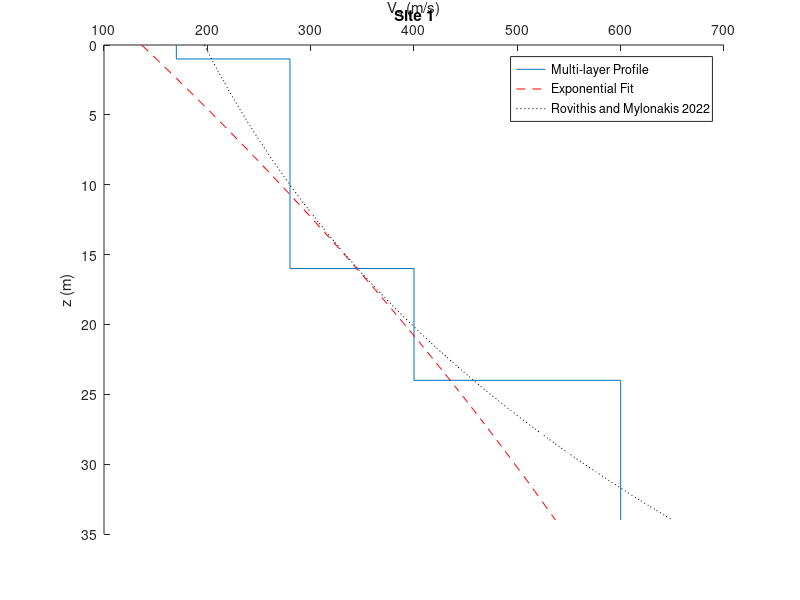
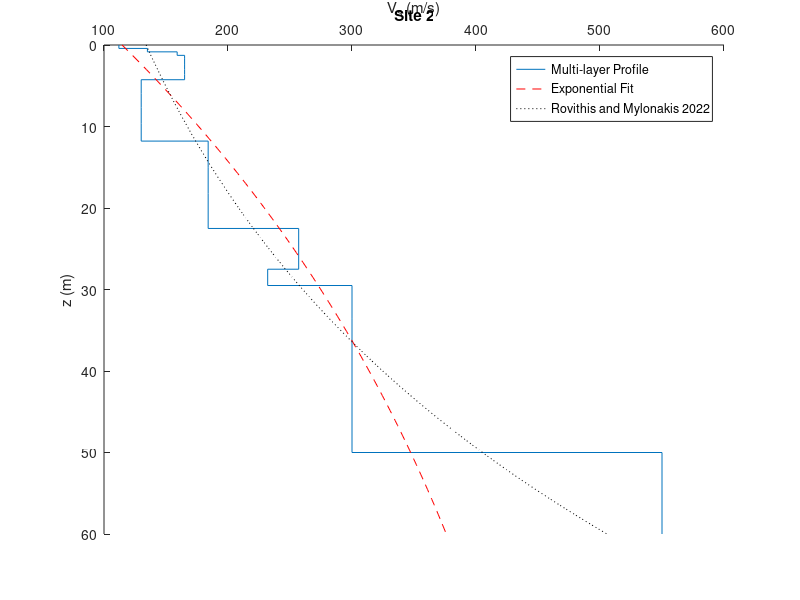

Write the MATLAB code that produced these figures, in order.
clear 
close all
clc
tic;
% Data for Site 1
z1 = [0 1 16 24 34]; 
Vs1 = [170 170 280 400 600];

%Elbasheir Site 1
alpha_1 = 0.9; 
lambda_1 = 0.0116;
Vinf_1 = 1365;
V0_1 = Vinf_1 *(1-alpha_1);

%Rovithis Site 1
V0_RM1 = 197;        
ratio_RM1 = 0.303;
alpha_RM1 = log(1 / ratio_RM1);




% Data for Site 2
z2 = [0 0.42 0.84 1.27 1.7 2.34 2.98 3.62 4.26 5.97 7.68 9.61 11.79 15 18.21 22.51 27.51 29.51 33.51 50 60]; 
Vs2 = [112 112 135 159 165 165 165 165 165 130 130 130 130 184 184 184 257 232 300 300 550]; 

%Elbasheir Site 2
V0_2 = 114.59; 
alpha_2 = 0.7916; 
lambda_2 = 0.0153;

%Rovithis Site 2
V0_RM2 = 134;        
ratio_RM2 = 0.265;
alpha_RM2 = log(1 / ratio_RM2);

% Exponential fit function for Site 1
exp_fit1 = @(z) V0_1 * (1/(1 - alpha_1)) * (1 - alpha_1 * exp(-lambda_1 * z));
exp_fit_RM1 = @(z) V0_RM1 *  exp(alpha_RM1 * z /34);

% Exponential fit function for Site 2
exp_fit2 = @(z) V0_2 * (1/(1 - alpha_2)) * (1 - alpha_2 * exp(-lambda_2 * z));
exp_fit_RM2 = @(z) V0_RM2 *  exp(alpha_RM2 * z /60);


% Generating finer z values for smooth exponential curve plotting
z_fine1 = linspace(min(z1), max(z1), 100);
Vs_fine1 = exp_fit1(z_fine1);
Vs_fine_RM1 = exp_fit_RM1(z_fine1);


z_fine2 = linspace(min(z2), max(z2), 100);
Vs_fine2 = exp_fit2(z_fine2);
Vs_fine_RM2 = exp_fit_RM2(z_fine2);


% Create the figure for Profile 1
figure;
hold on;

% Plot the stair-step (staircase) graph for Profile 1
stairs(Vs1, z1, 'DisplayName', 'Multi-layer Profile');

% Plot the exponential fit for Profile 1
plot(Vs_fine1, z_fine1, '--r', 'DisplayName', 'Exponential Fit');
plot(Vs_fine_RM1, z_fine1, ':k', 'DisplayName', 'Rovithis and Mylonakis 2022');

% Axis formatting for Profile 1
set(gca, 'XAxisLocation', 'top');
set(gca, 'YDir', 'reverse'); % Invert the y-axis
xlabel('V_{s} (m/s)');
ylabel('z (m)');
title('Site 1');
legend('Location', 'best');
hold off;

% Create the figure for Profile 2
figure;
hold on;

% Plot the stair-step (staircase) graph for Profile 2
stairs(Vs2, z2,'DisplayName', 'Multi-layer Profile');

% Plot the exponential fit for Profile 2
plot(Vs_fine2, z_fine2, '--r', 'DisplayName', 'Exponential Fit');
plot(Vs_fine_RM2, z_fine2, ':k', 'DisplayName', 'Rovithis and Mylonakis 2022');

% Axis formatting for Profile 2
set(gca, 'XAxisLocation', 'top');
set(gca, 'YDir', 'reverse'); % Invert the y-axis
xlabel('V_{s} (m/s)');
ylabel('z (m)');
title('Site 2');
legend('Location', 'best');
hold off;

toc;
